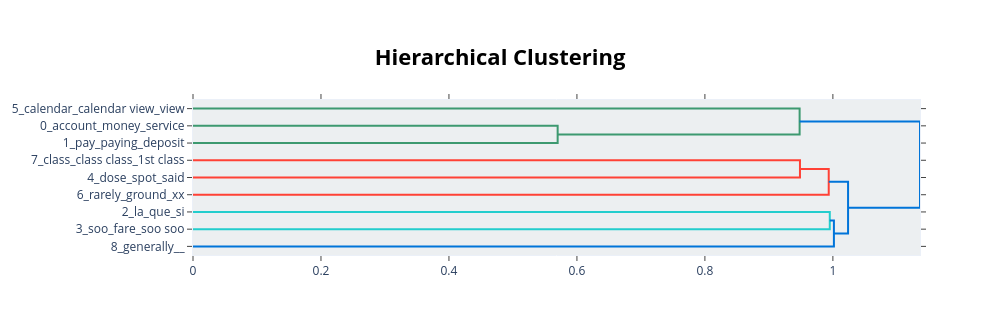

The notebook cell saved with this chart:
### Code cell
# Visualize topics as a hierarchical tree
fig = tm_try.visualize_hierarchy()
fig.show()

### Figure 1 — Plotly figure (JSON) as saved in the notebook; plotly's stock layout.template omitted (floating-point values rounded to 4 significant figures)
{"data": [{"hoverinfo": "text", "marker": {"color": "rgb(61,153,112)"}, "mode": "lines", "type": "scatter", "x": [0.0, 0.5699, 0.5699, 0.0], "xaxis": "x", "y": [-15.0, -15.0, -25.0, -25.0], "yaxis": "y"}, {"hoverinfo": "text", "marker": {"color": "rgb(61,153,112)"}, "mode": "lines", "type": "scatter", "x": [0.0, 0.948, 0.948, 0.5699], "xaxis": "x", "y": [-5.0, -5.0, -20.0, -20.0], "yaxis": "y"}, {"hoverinfo": "text", "marker": {"color": "rgb(255,65,54)"}, "mode": "lines", "type": "scatter", "x": [0.0, 0.9486, 0.9486, 0.0], "xaxis": "x", "y": [-35.0, -35.0, -45.0, -45.0], "yaxis": "y"}, {"hoverinfo": "text", "marker": {"color": "rgb(255,65,54)"}, "mode": "lines", "type": "scatter", "x": [0.9486, 0.9935, 0.9935, 0.0], "xaxis": "x", "y": [-40.0, -40.0, -55.0, -55.0], "yaxis": "y"}, {"hoverinfo": "text", "marker": {"color": "rgb(35,205,205)"}, "mode": "lines", "type": "scatter", "x": [0.0, 0.9952, 0.9952, 0.0], "xaxis": "x", "y": [-65.0, -65.0, -75.0, -75.0], "yaxis": "y"}, {"hoverinfo": "text", "marker": {"color": "rgb(0,116,217)"}, "mode": "lines", "type": "scatter", "x": [0.9952, 1.002, 1.002, 0.0], "xaxis": "x", "y": [-70.0, -70.0, -85.0, -85.0], "yaxis": "y"}, {"hoverinfo": "text", "marker": {"color": "rgb(0,116,217)"}, "mode": "lines", "type": "scatter", "x": [0.9935, 1.024, 1.024, 1.002], "xaxis": "x", "y": [-47.5, -47.5, -77.5, -77.5], "yaxis": "y"}, {"hoverinfo": "text", "marker": {"color": "rgb(0,116,217)"}, "mode": "lines", "type": "scatter", "x": [0.948, 1.136, 1.136, 1.024], "xaxis": "x", "y": [-12.5, -12.5, -62.5, -62.5], "yaxis": "y"}], "layout": {"autosize": false, "height": 335, "hoverlabel": {"bgcolor": "white", "font": {"family": "Rockwell", "size": 16}}, "hovermode": "closest", "plot_bgcolor": "#ECEFF1", "showlegend": false, "title": {"font": {"color": "Black", "size": 22}, "text": "<b>Hierarchical Clustering</b>", "x": 0.5, "xanchor": "center", "yanchor": "top"}, "width": 1000, "xaxis": {"mirror": "allticks", "rangemode": "tozero", "showgrid": false, "showline": true, "showticklabels": true, "ticks": "outside", "type": "linear", "zeroline": false}, "yaxis": {"mirror": "allticks", "range": [-90, 0], "rangemode": "tozero", "showgrid": false, "showline": true, "showticklabels": true, "tickmode": "array", "ticks": "outside", "ticktext": ["5_calendar_calendar view_view", "0_account_money_service", "1_pay_paying_deposit", "7_class_class class_1st class", "4_dose_spot_said", "6_rarely_ground_xx", "2_la_que_si", "3_soo_fare_soo soo", "8_generally__"], "tickvals": [-5, -15, -25, -35, -45, -55, -65, -75, -85], "type": "linear", "zeroline": false}}}
